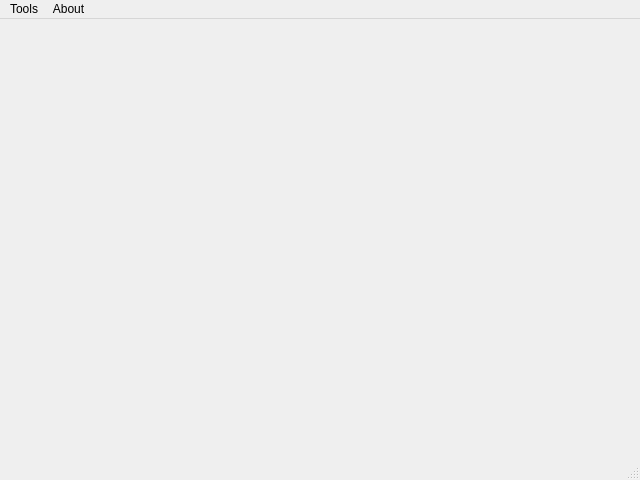
<?xml version="1.0" encoding="UTF-8"?>
<ui version="4.0">
 <class>DraftWindow</class>
 <widget class="QMainWindow" name="DraftWindow">
  <property name="geometry">
   <rect>
    <x>0</x>
    <y>0</y>
    <width>640</width>
    <height>480</height>
   </rect>
  </property>
  <property name="windowTitle">
   <string>MainWindow</string>
  </property>
  <widget class="QWidget" name="centralwidget"/>
  <widget class="QMenuBar" name="menubar">
   <property name="geometry">
    <rect>
     <x>0</x>
     <y>0</y>
     <width>640</width>
     <height>17</height>
    </rect>
   </property>
   <widget class="QMenu" name="menuTools">
    <property name="title">
     <string>Tools</string>
    </property>
    <addaction name="actionShow_Devices"/>
   </widget>
   <widget class="QMenu" name="menuAbout">
    <property name="title">
     <string>About</string>
    </property>
   </widget>
   <addaction name="menuTools"/>
   <addaction name="menuAbout"/>
  </widget>
  <widget class="QStatusBar" name="statusbar"/>
  <action name="actionShow_Devices">
   <property name="text">
    <string>Show Devices</string>
   </property>
  </action>
 </widget>
 <resources/>
 <connections/>
</ui>
